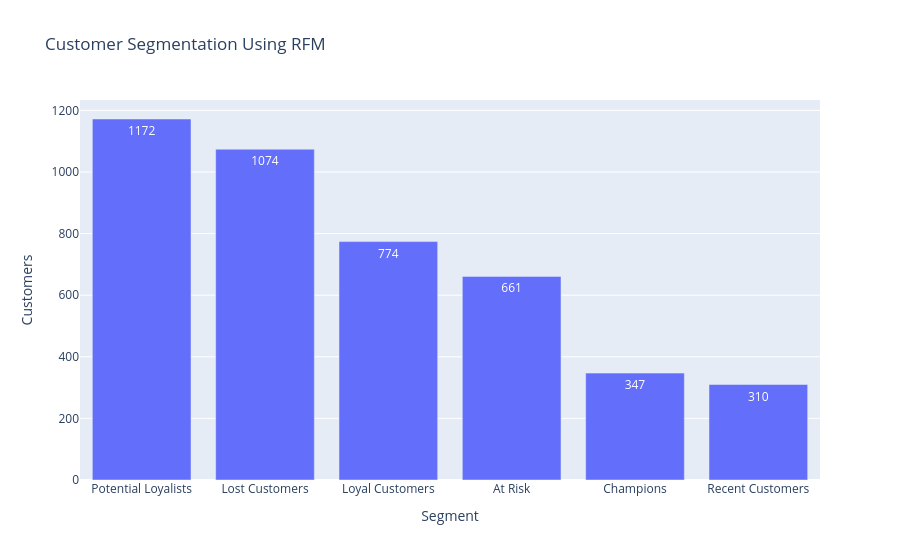

The notebook cell saved with this chart:
### Code cell
rfm_counts = rfm["Segment"].value_counts().reset_index()

rfm_counts.columns = ["Segment", "Customers"]

fig = px.bar(
    rfm_counts,
    x="Segment",
    y="Customers",
    title="Customer Segmentation Using RFM",
    text="Customers"
)

fig.show()

### Figure 1 — Plotly figure (JSON) as saved in the notebook; plotly's stock layout.template omitted (floating-point values rounded to 4 significant figures)
{"data": [{"hovertemplate": "Segment=%{x}<br>Customers=%{text}<extra></extra>", "legendgroup": "", "marker": {"color": "#636efa", "pattern": {"shape": ""}}, "name": "", "orientation": "v", "showlegend": false, "text": [1172.0, 1074.0, 774.0, 661.0, 347.0, 310.0], "textposition": "auto", "type": "bar", "x": ["Potential Loyalists", "Lost Customers", "Loyal Customers", "At Risk", "Champions", "Recent Customers"], "xaxis": "x", "y": [1172, 1074, 774, 661, 347, 310], "yaxis": "y"}], "layout": {"barmode": "relative", "legend": {"tracegroupgap": 0}, "title": {"text": "Customer Segmentation Using RFM"}, "xaxis": {"anchor": "y", "domain": [0, 1], "title": {"text": "Segment"}}, "yaxis": {"anchor": "x", "domain": [0, 1], "title": {"text": "Customers"}}}}
